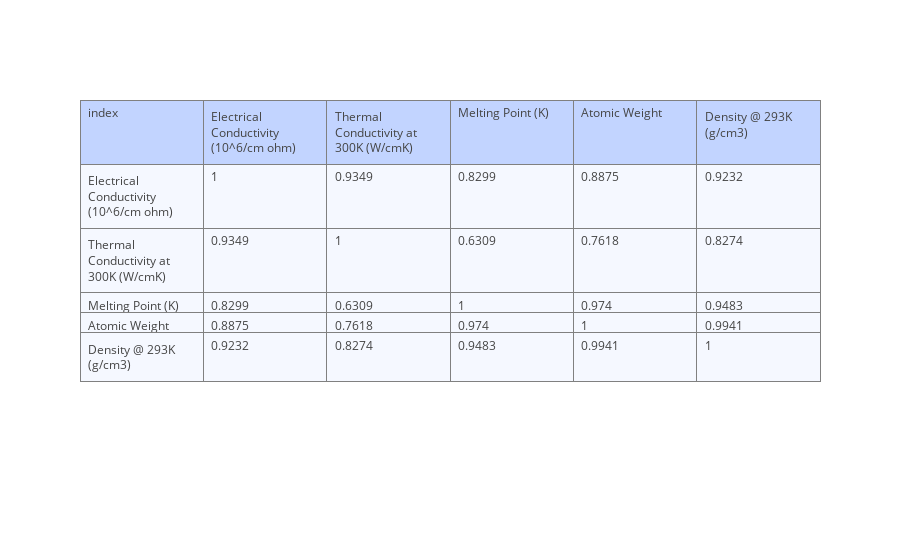

Notebook source saved alongside this figure:
### Markdown cell above
The correlation matrix is calculated for X<sub>Pop</sub>. If correlation is calculated on X instead of X<sub>Pop</sub>, the correlation matrix will have diagonal values not equal to unity, which is a requirement of the correlation matrix. The correlation matrix describes how variables change with respect to other variables (hence covariance instead of variance). The correlation between variables x and y can be thought of as the slope of a graph of x vs. y. If x=y then correlation = 1, if x=-y, then correlation = -1, if x=2y, then correlation = 0.5, and so on. This interpretation of correlation values will be useful when we interpret our final PCA results. Note, if you plot the variables of X versus each other, the points do not fall completely on a single line, and therefore the slope does not capture 100% of the correlation in the data. We will discuss how this impacts our analysis later on.

The correlation matrix (which we will term C<sub>X</sub>) of X<sub>Pop</sub> is as follows:

### Code cell
# Calculate Cx
Cx = Xpop.corr()

# Plot Cx
iplot(plot_df(Cx.round(4)), filename = 'Correlation matrix table')

### Figure 1 — Plotly figure (JSON) as saved in the notebook; plotly's stock layout.template omitted (floating-point values rounded to 4 significant figures)
{"data": [{"cells": {"align": ["left", "left", "left", "left", "left"], "fill": {"color": "#F5F8FF"}, "values": [["Electrical Conductivity (10^6/cm ohm)", "Thermal Conductivity at 300K (W/cmK)", "Melting Point (K)", "Atomic Weight", "Density @ 293K (g/cm3)"], [1, 0.9349, 0.8299, 0.8875, 0.9232], [0.9349, 1, 0.6309, 0.7618, 0.8274], [0.8299, 0.6309, 1, 0.974, 0.9483], [0.8875, 0.7618, 0.974, 1, 0.9941], [0.9232, 0.8274, 0.9483, 0.9941, 1]]}, "header": {"align": ["left", "left", "left", "left", "left"], "fill": {"color": "#C2D4FF"}, "values": ["index", "Electrical Conductivity (10^6/cm ohm)", "Thermal Conductivity at 300K (W/cmK)", "Melting Point (K)", "Atomic Weight", "Density @ 293K (g/cm3)"]}, "type": "table", "uid": "f42bd481-fabf-43d1-9850-5b883ffcb244"}], "layout": {}}
